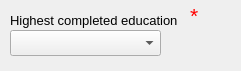
     <widget class="QWidget" name="demo_widget_edu" native="true">
      <property name="geometry">
       <rect>
        <x>310</x>
        <y>170</y>
        <width>241</width>
        <height>71</height>
       </rect>
      </property>
      <property name="font">
       <font>
        <pointsize>10</pointsize>
       </font>
      </property>
      <widget class="QComboBox" name="demo_box_edu">
       <property name="geometry">
        <rect>
         <x>10</x>
         <y>30</y>
         <width>151</width>
         <height>26</height>
        </rect>
       </property>
       <property name="font">
        <font>
         <pointsize>10</pointsize>
        </font>
       </property>
       <item>
        <property name="text">
         <string/>
        </property>
       </item>
       <item>
        <property name="text">
         <string>dropped out of school</string>
        </property>
       </item>
       <item>
        <property name="text">
         <string>GCSE or equivalent</string>
        </property>
       </item>
       <item>
        <property name="text">
         <string>A levels or equivalent</string>
        </property>
       </item>
       <item>
        <property name="text">
         <string>some university</string>
        </property>
       </item>
       <item>
        <property name="text">
         <string>Bachelor's degree</string>
        </property>
       </item>
       <item>
        <property name="text">
         <string>Master's degree</string>
        </property>
       </item>
       <item>
        <property name="text">
         <string>Doctoral degree</string>
        </property>
       </item>
      </widget>
      <widget class="QLabel" name="demo_text_edu">
       <property name="geometry">
        <rect>
         <x>10</x>
         <y>10</y>
         <width>171</width>
         <height>21</height>
        </rect>
       </property>
       <property name="font">
        <font>
         <family>Arial</family>
         <pointsize>10</pointsize>
        </font>
       </property>
       <property name="text">
        <string>Highest completed education</string>
       </property>
      </widget>
      <widget class="QLabel" name="demo_error_edu">
       <property name="geometry">
        <rect>
         <x>190</x>
         <y>0</y>
         <width>41</width>
         <height>31</height>
        </rect>
       </property>
       <property name="palette">
        <palette>
         <active>
          <colorrole role="WindowText">
           <brush brushstyle="SolidPattern">
            <color alpha="255">
             <red>255</red>
             <green>0</green>
             <blue>0</blue>
            </color>
           </brush>
          </colorrole>
         </active>
         <inactive>
          <colorrole role="WindowText">
           <brush brushstyle="SolidPattern">
            <color alpha="255">
             <red>255</red>
             <green>0</green>
             <blue>0</blue>
            </color>
           </brush>
          </colorrole>
         </inactive>
         <disabled>
          <colorrole role="WindowText">
           <brush brushstyle="SolidPattern">
            <color alpha="255">
             <red>69</red>
             <green>69</green>
             <blue>69</blue>
            </color>
           </brush>
          </colorrole>
         </disabled>
        </palette>
       </property>
       <property name="font">
        <font>
         <family>Arial</family>
         <pointsize>16</pointsize>
        </font>
       </property>
       <property name="text">
        <string>*</string>
       </property>
      </widget>
     </widget>
